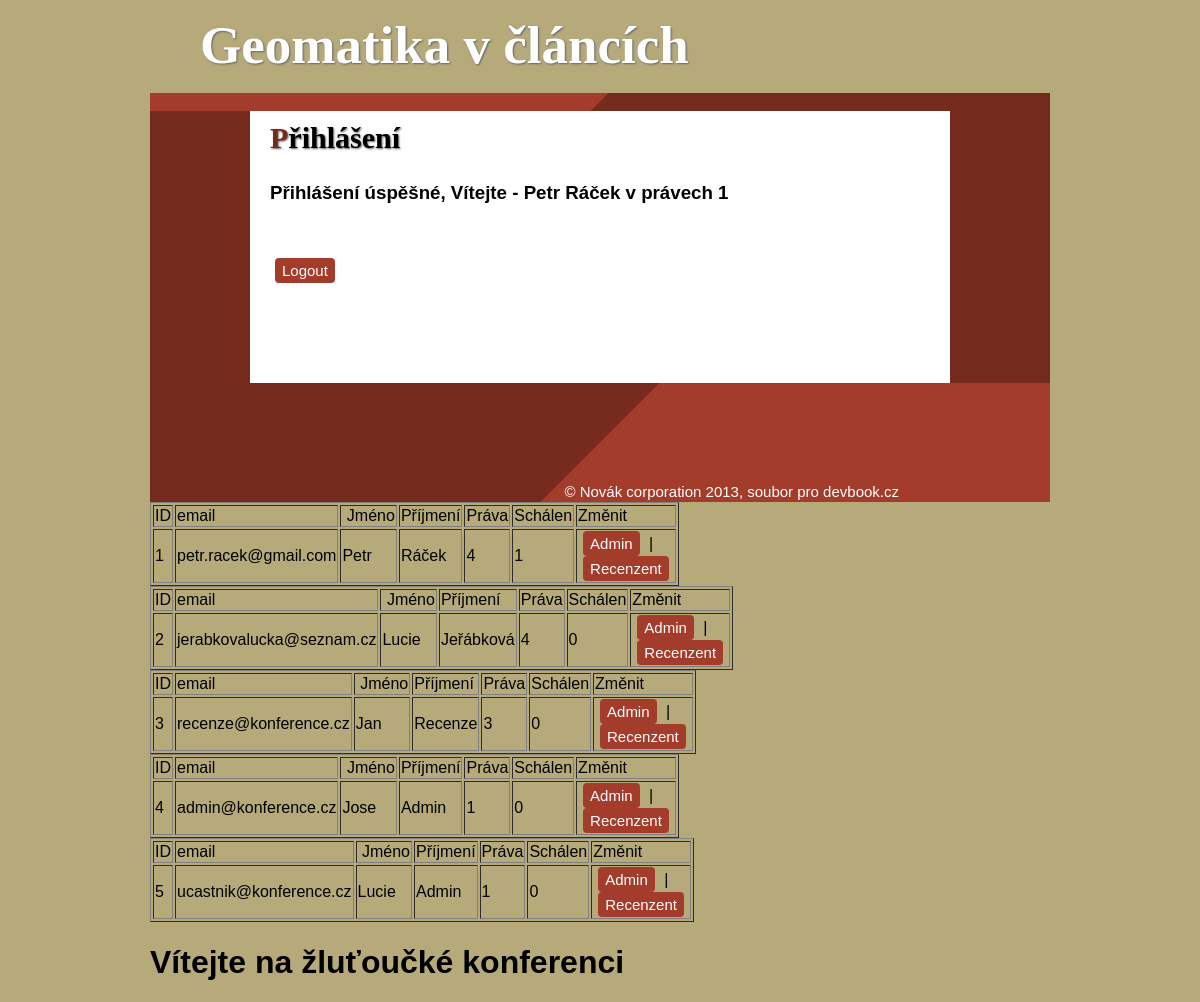
Screenshot of /start.php (signed in) with the database file from the repository.
### tables this page shows
CREATE TABLE IF NOT EXISTS `users` (
  `ID_user` int(4) NOT NULL AUTO_INCREMENT,
  `email` varchar(50) NOT NULL,
  `heslo` varchar(50) NOT NULL,
  `jmeno` varchar(25) NOT NULL,
  `prijmeni` varchar(50) NOT NULL,
  `funkce` varchar(50) NOT NULL,
  `prava` int(3) NOT NULL,
  `schvalen` int(3) NOT NULL,
  PRIMARY KEY (`ID_user`),
  KEY `index` (`ID_user`)
);

### admin.inc.php (the view)
<?php
include "db.php";
$dotaz = $connect->prepare("SELECT * FROM users");
$dotaz->execute();
$uzivatele = $dotaz->fetchAll();
foreach ($uzivatele as $uzivatel) {
    $tlacitko= "<a href=zmena.php?prava=4&kdo=".$uzivatel['ID_user'].">Admin</a>"." | "."<a href=zmena.php?prava=3&kdo=".$uzivatel['ID_user'].">Recenzent</a>";
    echo "
<table style='width: 500px;' border='1'>
<tbody>
<tr>
<td>ID</td>
<td>email</td>
<td>&nbsp;Jm&eacute;no</td>
<td>Př&iacute;jmen&iacute;</td>
<td>Pr&aacute;va</td>
<td>Sch&aacute;len</td>
<td>Změnit</td>
</tr>
<tr>
<td>". $uzivatel['ID_user']. "</td>
<td>". $uzivatel['email']. "</td>
<td>". $uzivatel['jmeno']."</td>
<td>". $uzivatel['prijmeni']."</td>
<td>". $uzivatel['prava']."</td>
<td>". $uzivatel['schvalen']."</td>
<td>". $tlacitko."</td>
</tr>
</tbody>
</table>";
}
?>

### start.php (shortened to what this page needs)
<?php
if(isset($_SESSION["username"]))
 {
  include "log.inc.php";
  switch ($_SESSION["prava"]) {
case "4" : include "admin.inc.php"; break;
}
 }
 else
 {
    echo "Nejste přihlášen - můžete se přihlásit <a href='login3.php'>zde</a>";
 }
?>
<h1>Vítejte na žluťoučké konferenci</h1>

### log.inc.php (shortened to what this page needs)
<!DOCTYPE html>
<html lang="cs-cz">
       <head>
               <link rel="stylesheet" href="style2.css" type="text/css" />
       </head>
       <body>
               <header>
                       <h1>Geomatika v článcích</h1>
               </header>
               <nav>
               </nav>
               <br clear="both" />
               <div id="article-top">&nbsp;</div>
              <article>
                       <header>
                               <h1>Přihlášení</h1>
                       </header>
                       <section>
                     <?php
if(isset($_SESSION["username"]))
 {
  echo '<h3>Přihlášení úspěšné, Vítejte - '.$_SESSION["jmeno"]. " " .$_SESSION["prijmeni"]. " v právech " .$_SESSION["ID_user"].'</h3>';
      echo '<br /><br /><a href="logout.php">Logout</a>';
}
 else
 {
    echo "Nejste přihlášen - můžete se přihlásit <a href='login3.php'>zde</a>";
 }
?>
                       </section>
               </article>
               <footer>&copy; Novák corporation 2013, soubor pro devbook.cz</footer>
       </body>
</html>

### style2.css (style rules this page uses)
body { background: rgb(182, 170, 123); //#8D372A; font-family: Arial, Helvetica, sans-serif; margin-top: 15px; margin-right: 150px; margin-left: 150px; }
body nav { float: right; padding-right: 0px; padding-top: 35px; }
body header h1 { font-family: 'Lobster', Georgia, Times, serif; font-size: 53px; margin: 0px; color: #FFF; float: left; padding-left: 50px; padding-bottom: 8px; text-shadow: 1px 1px 2px #666; }
body article header h1 { font-size: 30px; color:#000; float: none; padding-left: 0px; -webkit-animation: none; -moz-animation: none; -o-animation: none; }
body article header h1:first-letter { color: #742a1d; }
a { text-decoration: none; color: #FFF; font-family: 'Cabin', Arial, sans-serif; font-size: 15px; line-height: 25px; margin-right: 5px; margin-left: 5px; padding-right: 7px; padding-left: 7px; background-color: #a43c2c; padding-top: 4px; padding-bottom: 4px; -webkit-border-radius: 4px; -moz-border-radius: 4px; border-radius: 4px; }
article { background-color: #FFF; border-right-width: 100px; border-left-width: 100px; border-right-style: solid; border-left-style: solid; border-right-color: #742A1D; padding-left: 20px; padding-right: 20px; border-left-color: #742A1D; padding-top: 10px; padding-bottom: 100px; text-align: justify; }
#article-top { margin-top:10px; background: #a43c2c; background: -moz-linear-gradient(-45deg, #a43c2c 50%, #e1e1e1 50%, #742a1d 50%); background: -webkit-gradient(linear, left top, right bottom, color-stop(50%,#a43c2c), color-stop(50%,#e1e1e1), color-stop(50%,#742a1d)); background: -webkit-linear-gradient(-45deg, #a43c2c 50%,#e1e1e1 50%,#742a1d 50%); background: -o-linear-gradient(-45deg, #a43c2c 50%,#e1e1e1 50%,#742a1d 50%); background: -ms-linear-gradient(-45deg, #a43c2c 50%,#e1e1e1 50%,#742a1d 50%); background: linear-gradient(135deg, #a43c2c 50%,#e1e1e1 50%,#742a1d 50%); }
footer { color:#FFF; font-family: 'Cabin', Helvetica, Arial, sans-serif; font-size: 15px; text-align:right; padding-right:151px; padding-top:100px; padding-bottom:2px; background: #742a1d; background: -moz-linear-gradient(-45deg, #742a1d 50%, #a43c2c 50%); background: -webkit-gradient(linear, left top, right bottom, color-stop(50%,#742a1d), color-stop(50%,#a43c2c)); background: -webkit-linear-gradient(-45deg, #742a1d 50%,#a43c2c 50%); background: -o-linear-gradient(-45deg, #742a1d 50%,#a43c2c 50%); background: -ms-linear-gradient(-45deg, #742a1d 50%,#a43c2c 50%); background: linear-gradient(135deg, #742a1d 50%,#a43c2c 50%); }

### rows the page displays
users: ID_user "1", email "petr.racek@gmail.com", jmeno "Petr", prijmeni "Ráček", prava "4", schvalen "1"
users: ID_user "2", email "jerabkovalucka@seznam.cz", jmeno "Lucie", prijmeni "Jeřábková", prava "4", schvalen "0"
users: ID_user "3", email "recenze@konference.cz", jmeno "Jan", prijmeni "Recenze", prava "3", schvalen "0"
users: ID_user "4", email "admin@konference.cz", jmeno "Jose", prijmeni "Admin", prava "1", schvalen "0"
users: ID_user "5", email "ucastnik@konference.cz", jmeno "Lucie", prijmeni "Admin", prava "1", schvalen "0"

### other values shown
$_SESSION["jmeno"] "Petr"
$_SESSION["prijmeni"] "Ráček"
$_SESSION["ID_user"] "1"
